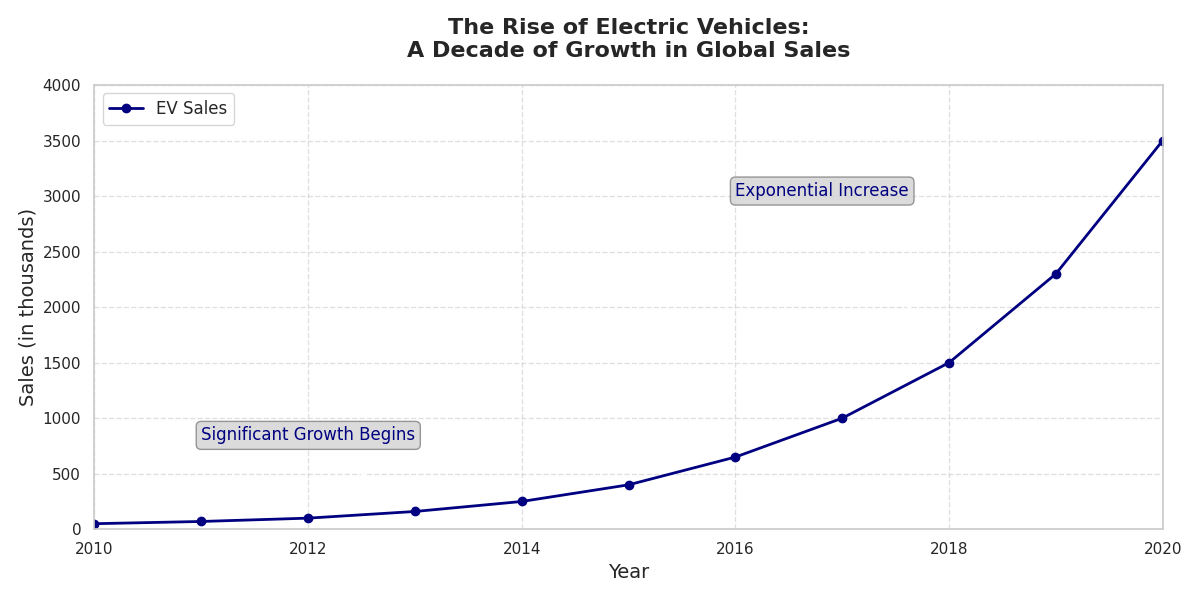

Write Python code to recreate this figure.
import matplotlib.pyplot as plt
import numpy as np

years = np.arange(2010, 2021)
sales = np.array([50, 70, 100, 160, 250, 400, 650, 1000, 1500, 2300, 3500])

fig, ax = plt.subplots(figsize=(12, 6))
ax.plot(years, sales, marker='o', linestyle='-', color='navy', linewidth=2, markersize=6, label='EV Sales')

ax.set_title('The Rise of Electric Vehicles:\nA Decade of Growth in Global Sales', fontsize=16, fontweight='bold', pad=20)
ax.set_xlabel('Year', fontsize=14)
ax.set_ylabel('Sales (in thousands)', fontsize=14)

ax.grid(True, linestyle='--', alpha=0.6)

ax.annotate('Significant Growth Begins', xy=(2013, 160), xytext=(2011, 800),
            arrowprops=dict(facecolor='navy', arrowstyle='->', lw=1.5),
            fontsize=12, color='navy', bbox=dict(boxstyle="round,pad=0.3", edgecolor='gray', facecolor='lightgrey', alpha=0.8))
ax.annotate('Exponential Increase', xy=(2018, 1500), xytext=(2016, 3000),
            arrowprops=dict(facecolor='navy', arrowstyle='->', lw=1.5),
            fontsize=12, color='navy', bbox=dict(boxstyle="round,pad=0.3", edgecolor='gray', facecolor='lightgrey', alpha=0.8))

ax.set_xlim(2010, 2020)
ax.set_ylim(0, 4000)

ax.legend(loc='upper left', fontsize=12)

plt.tight_layout()
plt.show()
